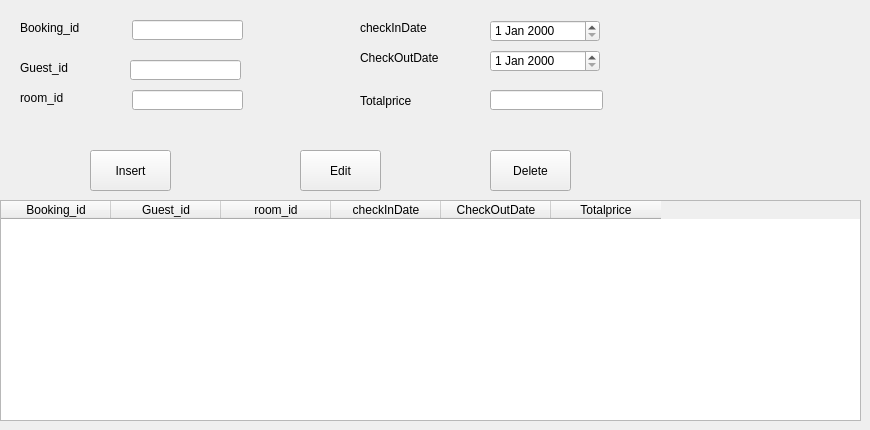
            <widget class="QWidget" name="page_2">
             <widget class="QTableWidget" name="tableBooking">
              <property name="geometry">
               <rect>
                <x>0</x>
                <y>200</y>
                <width>861</width>
                <height>221</height>
               </rect>
              </property>
              <property name="styleSheet">
               <string notr="true"/>
              </property>
              <property name="gridStyle">
               <enum>Qt::SolidLine</enum>
              </property>
              <attribute name="horizontalHeaderDefaultSectionSize">
               <number>110</number>
              </attribute>
              <column>
               <property name="text">
                <string>Booking_id</string>
               </property>
              </column>
              <column>
               <property name="text">
                <string>Guest_id</string>
               </property>
              </column>
              <column>
               <property name="text">
                <string>room_id</string>
               </property>
              </column>
              <column>
               <property name="text">
                <string>checkInDate</string>
               </property>
              </column>
              <column>
               <property name="text">
                <string>CheckOutDate</string>
               </property>
              </column>
              <column>
               <property name="text">
                <string>Totalprice</string>
               </property>
              </column>
             </widget>
             <widget class="QPushButton" name="insert_button_booking">
              <property name="geometry">
               <rect>
                <x>90</x>
                <y>150</y>
                <width>81</width>
                <height>41</height>
               </rect>
              </property>
              <property name="text">
               <string>Insert</string>
              </property>
             </widget>
             <widget class="QPushButton" name="edit_button_booking">
              <property name="geometry">
               <rect>
                <x>300</x>
                <y>150</y>
                <width>81</width>
                <height>41</height>
               </rect>
              </property>
              <property name="text">
               <string>Edit</string>
              </property>
             </widget>
             <widget class="QPushButton" name="delete_button_booking">
              <property name="geometry">
               <rect>
                <x>490</x>
                <y>150</y>
                <width>81</width>
                <height>41</height>
               </rect>
              </property>
              <property name="text">
               <string>Delete</string>
              </property>
             </widget>
             <widget class="QLabel" name="label_Booking">
              <property name="geometry">
               <rect>
                <x>20</x>
                <y>20</y>
                <width>91</width>
                <height>16</height>
               </rect>
              </property>
              <property name="text">
               <string>Booking_id</string>
              </property>
             </widget>
             <widget class="QLabel" name="label_booking_guest">
              <property name="geometry">
               <rect>
                <x>20</x>
                <y>60</y>
                <width>61</width>
                <height>16</height>
               </rect>
              </property>
              <property name="text">
               <string>Guest_id</string>
              </property>
             </widget>
             <widget class="QLabel" name="label_booking_room">
              <property name="geometry">
               <rect>
                <x>20</x>
                <y>90</y>
                <width>61</width>
                <height>16</height>
               </rect>
              </property>
              <property name="text">
               <string>room_id</string>
              </property>
             </widget>
             <widget class="QLabel" name="label_checkin">
              <property name="geometry">
               <rect>
                <x>360</x>
                <y>20</y>
                <width>101</width>
                <height>16</height>
               </rect>
              </property>
              <property name="text">
               <string>checkInDate</string>
              </property>
             </widget>
             <widget class="QLabel" name="label_checkout">
              <property name="geometry">
               <rect>
                <x>360</x>
                <y>50</y>
                <width>101</width>
                <height>16</height>
               </rect>
              </property>
              <property name="text">
               <string>CheckOutDate</string>
              </property>
             </widget>
             <widget class="QLabel" name="label_totalprice">
              <property name="geometry">
               <rect>
                <x>360</x>
                <y>90</y>
                <width>81</width>
                <height>21</height>
               </rect>
              </property>
              <property name="text">
               <string>Totalprice</string>
              </property>
             </widget>
             <widget class="QLineEdit" name="lineEdit_booking">
              <property name="geometry">
               <rect>
                <x>132</x>
                <y>20</y>
                <width>111</width>
                <height>20</height>
               </rect>
              </property>
             </widget>
             <widget class="QLineEdit" name="lineEdit_booking_guest">
              <property name="geometry">
               <rect>
                <x>130</x>
                <y>60</y>
                <width>111</width>
                <height>20</height>
               </rect>
              </property>
             </widget>
             <widget class="QLineEdit" name="lineEdit_booking_room">
              <property name="geometry">
               <rect>
                <x>132</x>
                <y>90</y>
                <width>111</width>
                <height>20</height>
               </rect>
              </property>
             </widget>
             <widget class="QDateEdit" name="dateEdit_checkin">
              <property name="geometry">
               <rect>
                <x>490</x>
                <y>20</y>
                <width>110</width>
                <height>22</height>
               </rect>
              </property>
             </widget>
             <widget class="QDateEdit" name="dateEdit_checkout">
              <property name="geometry">
               <rect>
                <x>490</x>
                <y>50</y>
                <width>110</width>
                <height>22</height>
               </rect>
              </property>
             </widget>
             <widget class="QLineEdit" name="lineEdit_totalPrice">
              <property name="geometry">
               <rect>
                <x>490</x>
                <y>90</y>
                <width>113</width>
                <height>20</height>
               </rect>
              </property>
             </widget>
            </widget>
